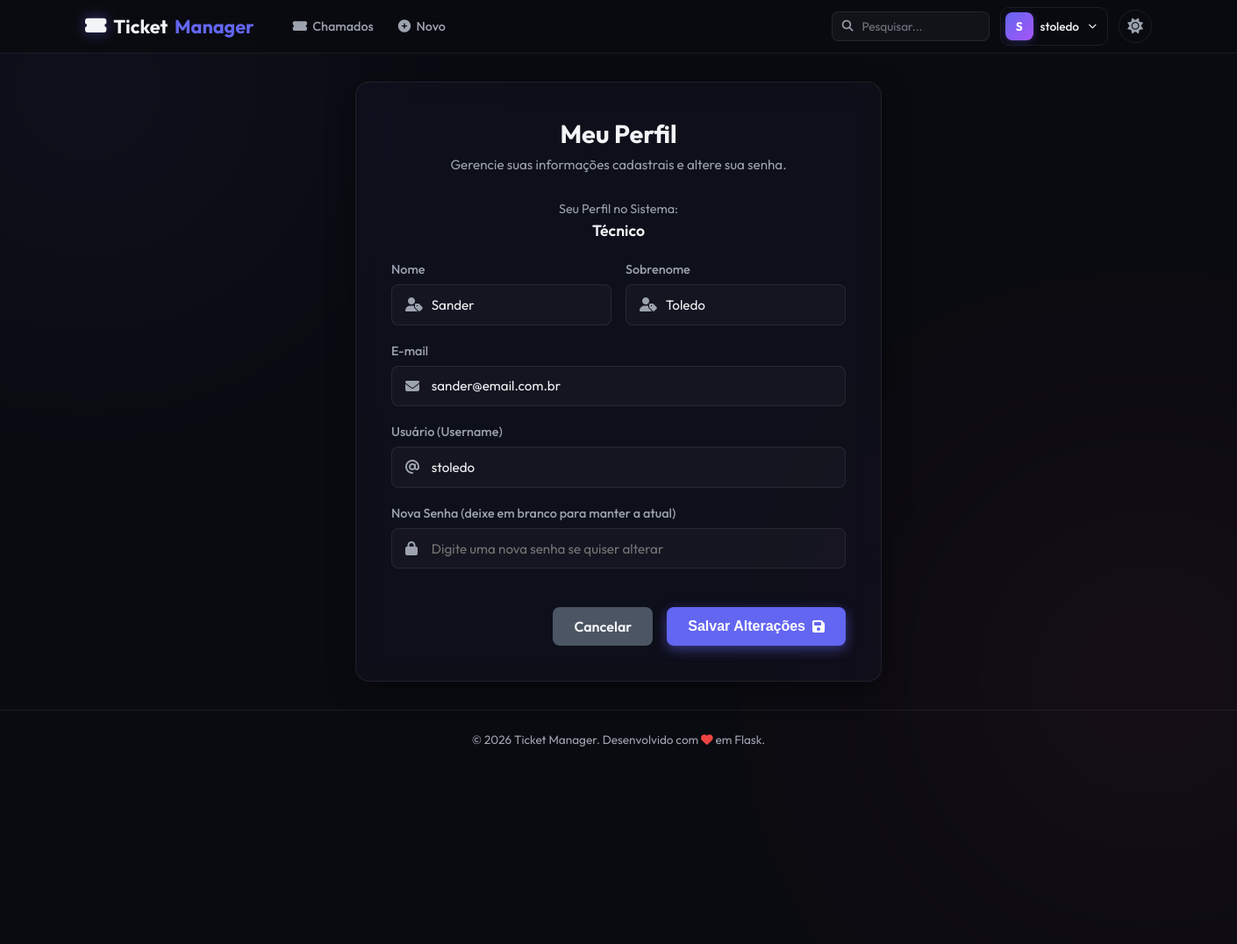
Page /profile (signed in) on the committed database.
### models.py (models this page shows, shortened)
class Usuario(db.Model):
    __tablename__ = "usuarios"
    id = db.Column(db.Integer, primary_key=True)
    nome = db.Column(db.String(50), nullable=False)
    sobrenome = db.Column(db.String(50), nullable=False)
    email = db.Column(db.String(120), unique=True, nullable=False)
    username = db.Column(db.String(50), unique=True, nullable=False)
    senha = db.Column(db.String(255), nullable=False)
    cidade_id = db.Column(db.Integer, db.ForeignKey("cidades.id"), nullable=True)
    cidade = db.relationship("Cidade", backref=db.backref("usuarios", lazy=True))
    perfis = db.relationship("Perfil", backref="usuario", lazy=True, cascade="all, delete-orphan")
    @property
    def tipo_perfil(self):
        if self.perfis:
            return self.perfis[0].tipo_perfil
        return "Cliente"

class Perfil(db.Model):
    __tablename__ = "perfis"
    id = db.Column(db.Integer, primary_key=True)
    usuario_id = db.Column(db.Integer, db.ForeignKey("usuarios.id"), nullable=False)
    tipo_perfil = db.Column(db.String(50), nullable=False)
    ativo = db.Column(db.Boolean, default=True)

### app.py (the view)
@app.route('/profile', methods=['GET', 'POST'])
@login_required
def user_profile():
    return controllers.profile_controller()

### app.py (called while the page is built)
def login_required(f):
    @wraps(f)
    def decorated_function(*args, **kwargs):
        if 'user_id' not in session:
            flash('Você precisa fazer login para acessar esta página.', 'danger')
            return redirect(url_for('login'))
        return f(*args, **kwargs)
    return decorated_function

### controllers.py (called while the page is built, shortened)
def profile_controller():
    usuario = Usuario.query.get(session.get('user_id'))
    return render_template('profile.html', usuario=usuario)

### templates/profile.html (shortened to what this page needs)
{% extends 'base.html' %}
{% block content %}
<div class="auth-wrapper">
    <div class="glass-card auth-card" style="max-width: 600px;">
        <div class="card-header">
            <h2>Meu Perfil</h2>
            <p>Gerencie suas informações cadastrais e altere sua senha.</p>
        </div>
        <div style="text-align: center; margin-bottom: 1.5rem;">
            <span style="font-size: 0.9rem; color: var(--text-secondary); display: block; margin-bottom: 0.25rem;">Seu Perfil no Sistema:</span>
            <span class="badge badge-{{ usuario.tipo_perfil | lower }}" style="font-size: 1.1rem; padding: 0.4rem 1rem;">
                {{ usuario.tipo_perfil }}
            </span>
        </div>
        <form action="{{ url_for('user_profile') }}" method="POST" class="form-group">
            <div class="form-row">
                <div class="input-wrapper">
                    <label for="nome">Nome</label>
                    <div class="input-icon-group">
                        <i class="fa-solid fa-user-tag input-icon"></i>
                        <input type="text" id="nome" name="nome" value="{{ usuario.nome }}" required placeholder="Nome">
                    </div>
                </div>
                <div class="input-wrapper">
                    <label for="sobrenome">Sobrenome</label>
                    <div class="input-icon-group">
                        <i class="fa-solid fa-user-tag input-icon"></i>
                        <input type="text" id="sobrenome" name="sobrenome" value="{{ usuario.sobrenome }}" required placeholder="Sobrenome">
                    </div>
                </div>
            </div>
            <div class="input-wrapper">
                <label for="email">E-mail</label>
                <div class="input-icon-group">
                    <i class="fa-solid fa-envelope input-icon"></i>
                    <input type="email" id="email" name="email" value="{{ usuario.email }}" required placeholder="E-mail">
                </div>
            </div>
            <div class="input-wrapper">
                <label for="username">Usuário (Username)</label>
                <div class="input-icon-group">
                    <i class="fa-solid fa-at input-icon"></i>
                    <input type="text" id="username" name="username" value="{{ usuario.username }}" required placeholder="Nome de Usuário">
                </div>
            </div>
            <div class="input-wrapper">
                <label for="senha">Nova Senha (deixe em branco para manter a atual)</label>
                <div class="input-icon-group">
                    <i class="fa-solid fa-lock input-icon"></i>
                    <input type="password" id="senha" name="senha" placeholder="Digite uma nova senha se quiser alterar">
                </div>
            </div>
            <div class="form-actions-row" style="margin-top: 1.5rem;">
                <a href="/" class="btn-secondary">
                    Cancelar
                </a>
                <button type="submit" class="btn-primary">
                    Salvar Alterações <i class="fa-solid fa-floppy-disk"></i>
                </button>
            </div>
        </form>
    </div>
</div>
{% endblock %}

### templates/base.html (shortened to what this page needs)
<!DOCTYPE html>
<html lang="pt-BR" data-theme="dark">
<head>
    <link rel="stylesheet" href="https://cdnjs.cloudflare.com/ajax/libs/font-awesome/6.4.0/css/all.min.css">
    <link rel="stylesheet" href="{{ url_for('static', filename='css/style.css') }}">
</head>
<body>
    <div class="bg-glow bg-glow-1"></div>
    <div class="bg-glow bg-glow-2"></div>
    <header class="app-header">
        <div class="nav-container">
            <div class="nav-left">
                <a href="/" class="brand-logo">
                    <i class="fa-solid fa-ticket-simple text-glow"></i> Ticket<span>Manager</span>
                </a>
                {% if session.get('user_id') %}
                <nav class="nav-menu" id="nav-menu">
                    <a href="{{ url_for('list_tickets') }}" class="nav-link" id="nav-link-tickets">
                        <i class="fa-solid fa-ticket-simple"></i> Chamados
                    </a>
                    <a href="{{ url_for('create_ticket') }}" class="nav-link" id="nav-link-new-ticket">
                        <i class="fa-solid fa-circle-plus"></i> Novo
                    </a>
                </nav>
                {% endif %}
            </div>
            <div class="nav-right">
                {% if session.get('user_id') %}
                <form class="nav-search-form" action="{{ url_for('search_tickets') }}" method="GET" id="nav-search-form">
                    <div class="nav-search-wrapper">
                        <i class="fa-solid fa-magnifying-glass nav-search-icon"></i>
                        <input type="text" name="q" class="nav-search-input" placeholder="Pesquisar..." autocomplete="off" id="nav-search-input">
                    </div>
                </form>
                <div class="nav-user-area" id="nav-user-area">
                    <button class="nav-user-btn" id="user-menu-btn" title="Menu do usuário">
                        <div class="nav-avatar">
                            {{ session.get('username', '?')[0] | upper }}
                        </div>
                        <span class="nav-username">{{ session.get('username') }}</span>
                        <i class="fa-solid fa-chevron-down nav-chevron"></i>
                    </button>
                </div>
                {% else %}
                <a href="{{ url_for('login') }}" class="nav-link" id="nav-link-login"><i class="fa-solid fa-right-to-bracket"></i> Login</a>
                <a href="{{ url_for('register') }}" class="btn-nav btn-signup" id="nav-link-register"><i class="fa-solid fa-user-plus"></i> Registrar</a>
                {% endif %}
                <button id="theme-toggle" class="theme-toggle-btn" title="Alternar tema">
                    <i class="fa-solid fa-sun"></i>
                </button>
            </div>
        </div>
    </header>
    <main class="main-content">
        {% block content %}{% endblock %}
    </main>
    <footer class="app-footer">
        <p>&copy; 2026 Ticket Manager. Desenvolvido com <i class="fa-solid fa-heart text-danger animate-pulse"></i> em Flask.</p>
    </footer>
</body>
</html>

### rows in the picture
Usuario: get "stoledo", nome "Sander", sobrenome "Toledo", email "sander@email.com.br", username "stoledo"
Perfil: tipo_perfil "Técnico"

### other values in the picture
{{ session.get('username', '?')[0] | upper }} "S"
